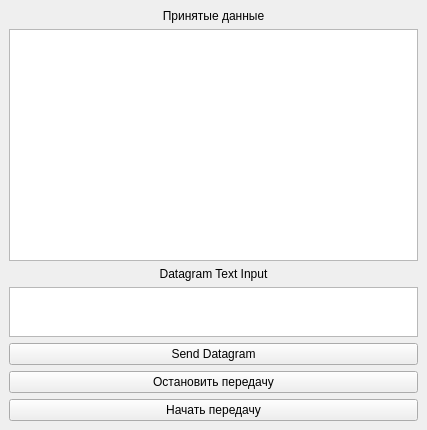
<?xml version="1.0" encoding="UTF-8"?>
<ui version="4.0">
 <class>MainWindow</class>
 <widget class="QMainWindow" name="MainWindow">
  <property name="geometry">
   <rect>
    <x>0</x>
    <y>0</y>
    <width>427</width>
    <height>430</height>
   </rect>
  </property>
  <property name="windowTitle">
   <string>MainWindow</string>
  </property>
  <widget class="QWidget" name="centralwidget">
   <layout class="QVBoxLayout" name="verticalLayout">
    <item>
     <widget class="QLabel" name="lb_receiveData">
      <property name="text">
       <string>Принятые данные</string>
      </property>
      <property name="alignment">
       <set>Qt::AlignCenter</set>
      </property>
     </widget>
    </item>
    <item>
     <widget class="QTextEdit" name="te_result"/>
    </item>
    <item>
     <widget class="QLabel" name="lb_datagramInput">
      <property name="text">
       <string>Datagram Text Input</string>
      </property>
      <property name="alignment">
       <set>Qt::AlignCenter</set>
      </property>
     </widget>
    </item>
    <item>
     <widget class="QTextEdit" name="te_datagramText">
      <property name="sizePolicy">
       <sizepolicy hsizetype="Expanding" vsizetype="Minimum">
        <horstretch>0</horstretch>
        <verstretch>0</verstretch>
       </sizepolicy>
      </property>
      <property name="maximumSize">
       <size>
        <width>16777215</width>
        <height>50</height>
       </size>
      </property>
      <property name="baseSize">
       <size>
        <width>415</width>
        <height>30</height>
       </size>
      </property>
     </widget>
    </item>
    <item>
     <widget class="QPushButton" name="pb_sendDatagram">
      <property name="text">
       <string>Send Datagram</string>
      </property>
     </widget>
    </item>
    <item>
     <widget class="QPushButton" name="pb_stop">
      <property name="text">
       <string>Остановить передачу</string>
      </property>
     </widget>
    </item>
    <item>
     <widget class="QPushButton" name="pb_start">
      <property name="text">
       <string>Начать передачу</string>
      </property>
     </widget>
    </item>
   </layout>
  </widget>
 </widget>
 <resources/>
 <connections/>
</ui>
